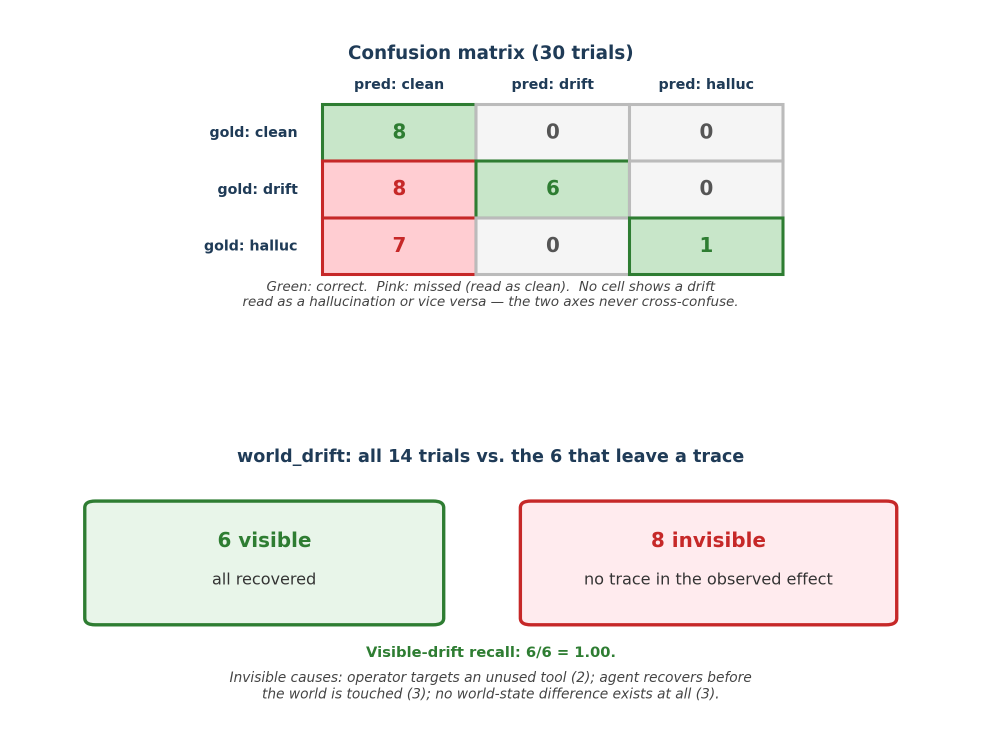
#> input picture paper/figs/.orig/fig4_confusion.png, 1962 x 1499 px (shown at 1/2 size); its folder holds 4 pictures in this run
$ python crop_fig4_fig5.py
#> lines starting #> are read from the running program, lines starting #| are printed output that depends on the picture; after the words box and inside, x2 and y2 are one past the last pixel; in counts of white or black regions, pixels touching at a corner belong together
"""Regenerate figs/fig4_confusion.png and figs/fig5_verif.png from the author's
originals in figs/.orig/.

fig1 and fig2 are now drawn by fig1_gen.py / fig2_gen.py.  fig4 and fig5 are the
author-supplied raster figures (no vector source); the only processing they need
is a tighter crop so their in-figure text is larger at the column width:
  - crop to the content bounding box with a small uniform pad
  - fig4 only: collapse the oversized all-white band between its two panels

Run:  python crop_fig4_fig5.py           (paths are relative to figs/src/)
"""
import numpy as np
from PIL import Image

SRC = "../.orig"
DST = ".."
PAD = 40  # px of white kept around the content


def content_box(a, thresh=245):
    nonwhite = np.any(a < thresh, axis=2)
    rows = np.where(nonwhite.any(axis=1))[0]
    cols = np.where(nonwhite.any(axis=0))[0]
    return cols[0], rows[0], cols[-1], rows[-1]


def pad_crop(im, box, pad=PAD):
    W, H = im.size
    l, t, r, b = box
    return im.crop((max(0, l - pad), max(0, t - pad),
                    min(W, r + 1 + pad), min(H, b + 1 + pad)))


def process(name, collapse_band=None):
#> called with name = 'fig4_confusion', collapse_band = (612, 896, 110)
    im = Image.open(f"{SRC}/{name}.png").convert("RGB")
#> im is the input picture: PIL image 1962x1499 RGB; mean R, G, B 244.9, 244.1, 242.2
    before = im.size
#> before = (1962, 1499)
    if collapse_band is not None:
        y0, y1, keep = collapse_band
        top = im.crop((0, 0, im.size[0], y0 + keep // 2))
        bottom = im.crop((0, y1 - keep // 2, im.size[0], im.size[1]))
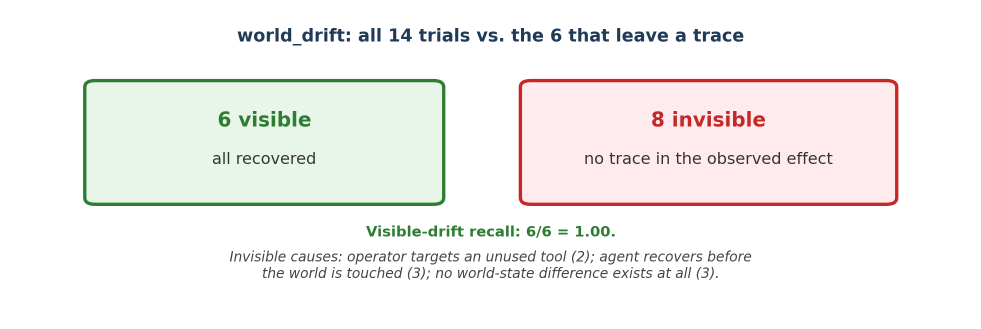
#> bottom: PIL image 1962x658 RGB (shown at 1/2 size); mean R, G, B 244.2, 242.6, 240.5
        im = Image.new("RGB", (im.size[0], top.size[1] + bottom.size[1]), "white")
#> im: PIL image 1962x1325 RGB; every value is 255
        im.paste(top, (0, 0))
        im.paste(bottom, (0, top.size[1]))
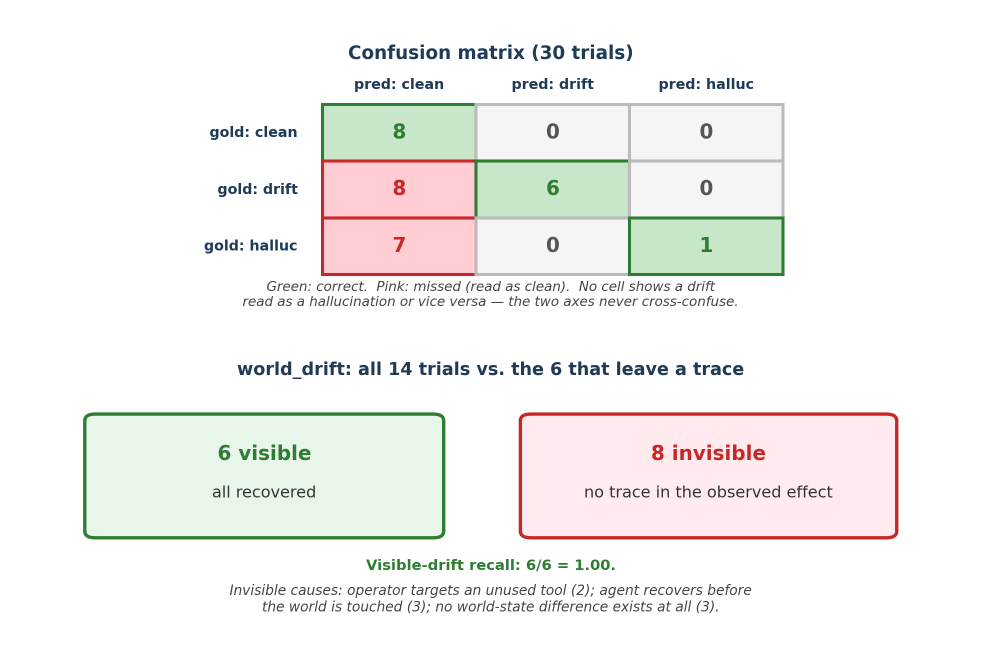
#> im: PIL image 1962x1325 RGB (shown at 1/2 size); mean R, G, B 243.5, 242.7, 240.5
    out = pad_crop(im, content_box(np.asarray(im)))
#> in content_box, `nonwhite = np.any(a < thresh, axis=2)`:
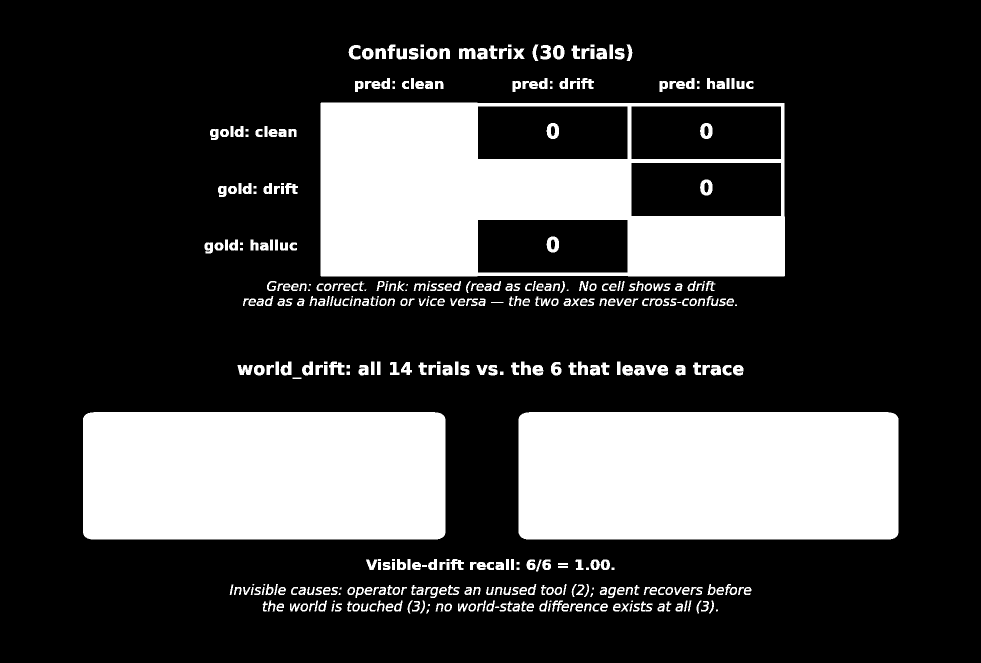
#> nonwhite: shape (1325, 1962) bool (shown at 1/2 size); 24.6% white; 437 white regions (24 under 20 px), largest, box (x1, y1, x2, y2) and area: (641, 205, 1570, 553) 196267, (1037, 824, 1797, 1079) 193520, (166, 824, 891, 1079) 184598
#> in content_box, `rows = np.where(nonwhite.any(axis=1))[0]`: rows = 818 values from 89 to 1226
#> in content_box, `cols = np.where(nonwhite.any(axis=0))[0]`: cols = 1631 values from 166 to 1796
#> in pad_crop, `W, H = im.size`: W = 1962; H = 1325
#> in pad_crop, `l, t, r, b = box`: l = 166; t = 89; r = 1796; b = 1226
#> in pad_crop, `return im.crop((max(0, l - pad), max(0, t - pad), min(W, r + 1 + pad),..`:
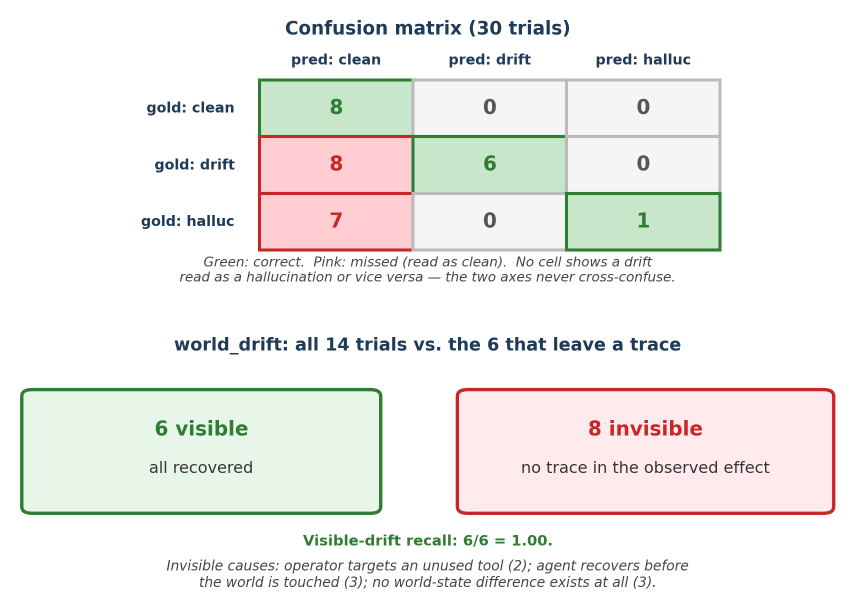
#> returned value: PIL image 1711x1218 RGB (shown at 1/2 size); mean R, G, B 240.7, 239.6, 237
    out.save(f"{DST}/{name}.png")
    print(f"{name}: {before[0]}x{before[1]} -> {out.size[0]}x{out.size[1]}")
#| fig4_confusion: 1962x1499 -> 1711x1218


process("fig4_confusion", collapse_band=(612, 896, 110))
process("fig5_verif")
#> call 2 of process, with name = 'fig5_verif'
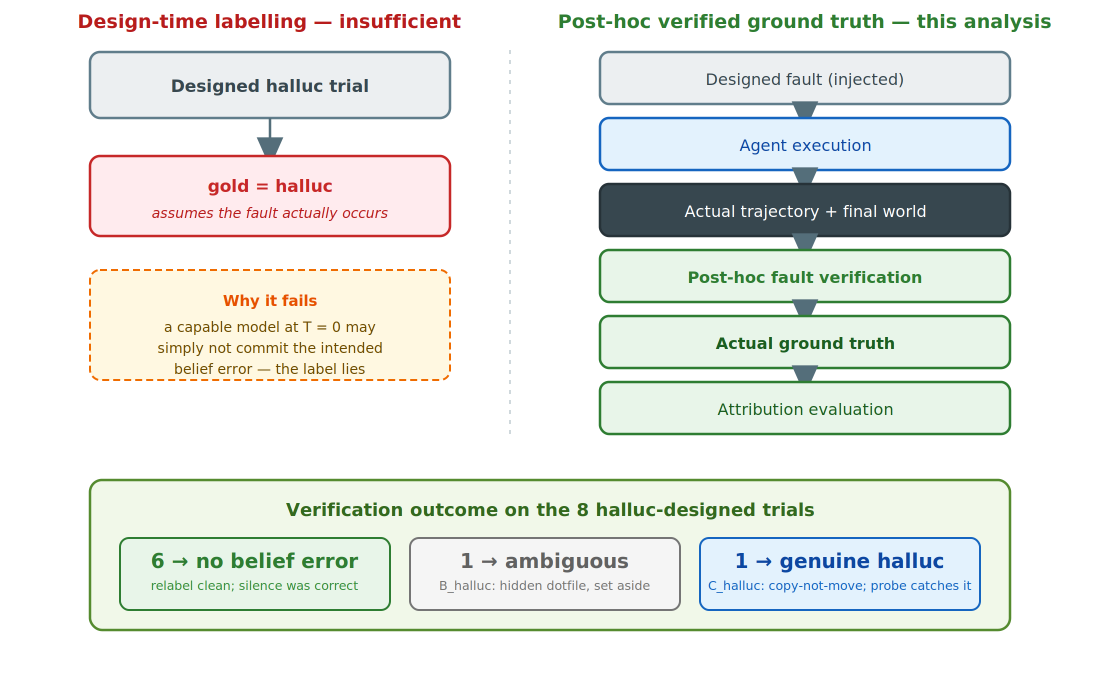
#> input picture paper/figs/.orig/fig5_verif.png, 2240 x 1400 px (shown at 1/2 size)
#> in process, im is the input picture: PIL image 2240x1400 RGB; mean R, G, B 232.7, 236.2, 231.7
#> call 2 of content_box, with thresh = 245
#> in content_box (call 2), `nonwhite = np.any(a < thresh, axis=2)`:
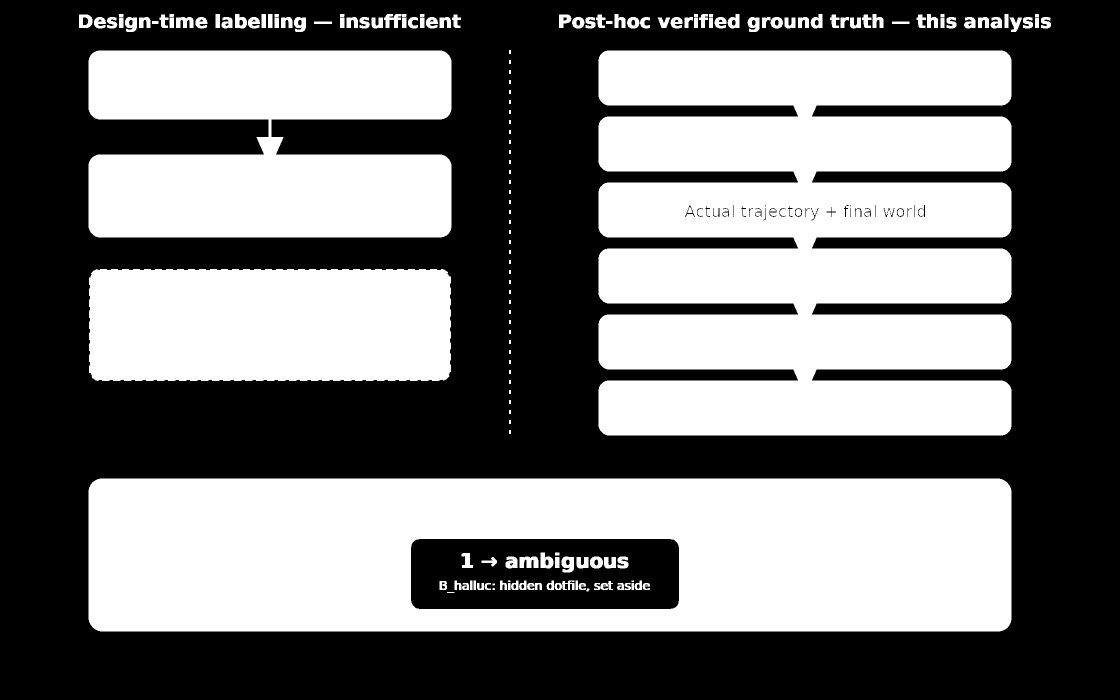
#> nonwhite: shape (1400, 2240) bool (shown at 1/2 size); 46.3% white; 170 white regions (4 under 20 px), largest, box (x1, y1, x2, y2) and area: (1197, 101, 2023, 871) 545177, (177, 957, 2023, 1263) 489484, (177, 101, 903, 475) 221328
#> in content_box (call 2), `rows = np.where(nonwhite.any(axis=1))[0]`: rows = 1113 values from 28 to 1262
#> in content_box (call 2), `cols = np.where(nonwhite.any(axis=0))[0]`: cols = 1934 values from 158 to 2101
#> call 2 of pad_crop, with box = (158, 28, 2101, 1262), pad = 40
#> in pad_crop (call 2), `W, H = im.size`: W = 2240; H = 1400
#> in pad_crop (call 2), `l, t, r, b = box`: l = 158; t = 28; r = 2101; b = 1262
#> in pad_crop (call 2), `return im.crop((max(0, l - pad), max(0, t - pad), min(W, r + 1 + pad),..`:
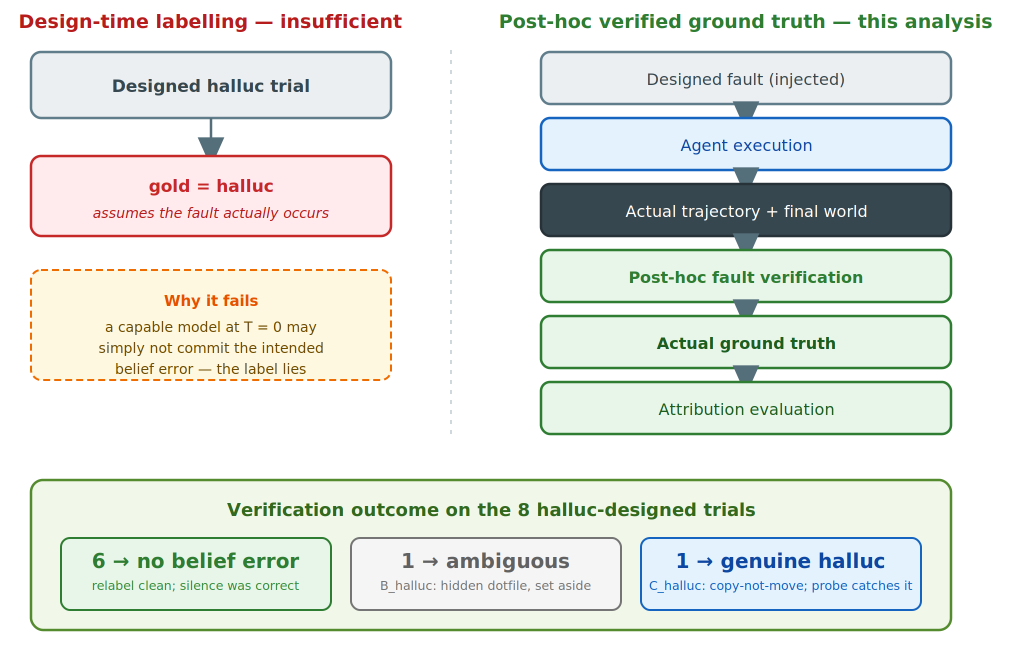
#> returned value: PIL image 2024x1303 RGB (shown at 1/2 size); mean R, G, B 228.5, 232.7, 227.3
#| fig5_verif: 2240x1400 -> 2024x1303
